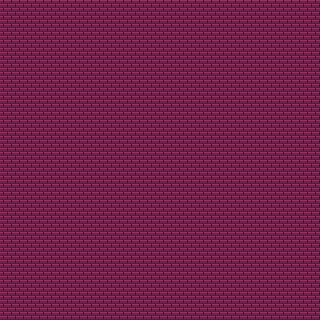

This is a level from a 2D game, rendered from its Tiled map with the project's own tilesets. A one-line summary and the complete map file follow:
An orthogonal 20x20 tile map with 16x16 px tiles, 2 tile layers (Camada de Tiles 1, Camada de Tiles 2).

<map version="1.5" tiledversion="1.7.2" orientation="orthogonal" renderorder="right-down" width="20" height="20" tilewidth="16" tileheight="16" infinite="0" nextlayerid="4" nextobjectid="13">
 <editorsettings>
  <export target="tilemap-cataclisma.tscn" format="Godot" />
 </editorsettings>
 <tileset firstgid="1" source="outdoors.tsx" />
 <layer id="1" name="Camada de Tiles 1" width="20" height="20">
  <data encoding="csv">
0,0,0,0,0,0,0,0,0,0,0,0,0,0,0,0,0,0,0,0,
0,0,0,0,0,0,0,0,0,0,0,0,0,0,0,0,0,0,0,0,
0,0,0,0,0,0,0,0,0,0,0,0,0,0,0,0,0,0,0,0,
0,0,0,0,0,0,0,0,0,0,0,0,0,0,0,0,0,0,0,0,
0,0,0,0,0,0,0,0,0,0,0,0,0,0,0,0,0,0,0,0,
0,0,0,0,0,0,0,0,0,0,0,0,0,0,0,0,0,0,0,0,
0,0,0,0,0,0,0,0,0,0,0,0,0,0,0,0,0,0,0,0,
0,0,0,0,0,0,0,0,0,0,0,0,0,0,0,0,0,0,0,0,
0,0,0,0,0,0,0,0,0,0,0,0,0,0,0,0,0,0,0,0,
0,0,0,0,0,0,0,0,0,0,0,0,0,0,0,0,0,0,0,0,
0,0,0,0,0,0,0,0,0,0,0,0,0,0,0,0,0,0,0,0,
0,0,0,0,0,0,0,0,0,0,0,0,0,0,0,0,0,0,0,0,
0,0,0,0,0,0,0,0,0,0,0,0,0,0,0,0,0,0,0,0,
0,0,0,0,0,0,0,0,0,0,0,0,0,0,0,0,0,0,0,0,
0,0,0,0,0,0,0,0,0,0,0,0,0,0,0,0,0,0,0,0,
0,0,0,0,0,0,0,0,0,0,0,0,0,0,0,0,0,0,0,0,
0,0,0,0,0,0,0,0,0,0,0,0,0,0,0,0,0,0,0,0,
0,0,0,0,0,0,0,0,0,0,0,0,0,0,0,0,0,0,0,0,
0,0,0,0,0,0,0,0,0,0,0,0,0,0,0,0,0,0,0,0,
0,0,0,0,0,0,0,0,0,0,0,0,0,0,0,0,0,0,0,0
</data>
 </layer>
 <layer id="3" name="Camada de Tiles 2" width="20" height="20">
  <data encoding="csv">
30,30,30,30,30,30,30,30,30,30,30,30,30,30,30,30,30,30,30,30,
30,30,30,30,30,30,30,30,30,30,30,30,30,30,30,30,30,30,30,30,
30,30,30,30,30,30,30,30,30,30,30,30,30,30,30,30,30,30,30,30,
30,30,30,30,30,30,30,30,30,30,30,30,30,30,30,30,30,30,30,30,
30,30,30,30,30,30,30,30,30,30,30,30,30,30,30,30,30,30,30,30,
30,30,30,30,30,30,30,30,30,30,30,30,30,30,30,30,30,30,30,30,
30,30,30,30,30,30,30,30,30,30,30,30,30,30,30,30,30,30,30,30,
30,30,30,30,30,30,30,30,30,30,30,30,30,30,30,30,30,30,30,30,
30,30,30,30,30,30,30,30,30,30,30,30,30,30,30,30,30,30,30,30,
30,30,30,30,30,30,30,30,30,30,30,30,30,30,30,30,30,30,30,30,
30,30,30,30,30,30,30,30,30,30,30,30,30,30,30,30,30,30,30,30,
30,30,30,30,30,30,30,30,30,30,30,30,30,30,30,30,30,30,30,30,
30,30,30,30,30,30,30,30,30,30,30,30,30,30,30,30,30,30,30,30,
30,30,30,30,30,30,30,30,30,30,30,30,30,30,30,30,30,30,30,30,
30,30,30,30,30,30,30,30,30,30,30,30,30,30,30,30,30,30,30,30,
30,30,30,30,30,30,30,30,30,30,30,30,30,30,30,30,30,30,30,30,
30,30,30,30,30,30,30,30,30,30,30,30,30,30,30,30,30,30,30,30,
30,30,30,30,30,30,30,30,30,30,30,30,30,30,30,30,30,30,30,30,
30,30,30,30,30,30,30,30,30,30,30,30,30,30,30,30,30,30,30,30,
30,30,30,30,30,30,30,30,30,30,30,30,30,30,30,30,30,30,30,30
</data>
 </layer>
 <objectgroup id="2" name="Camada de Objetos 1" />
</map>
